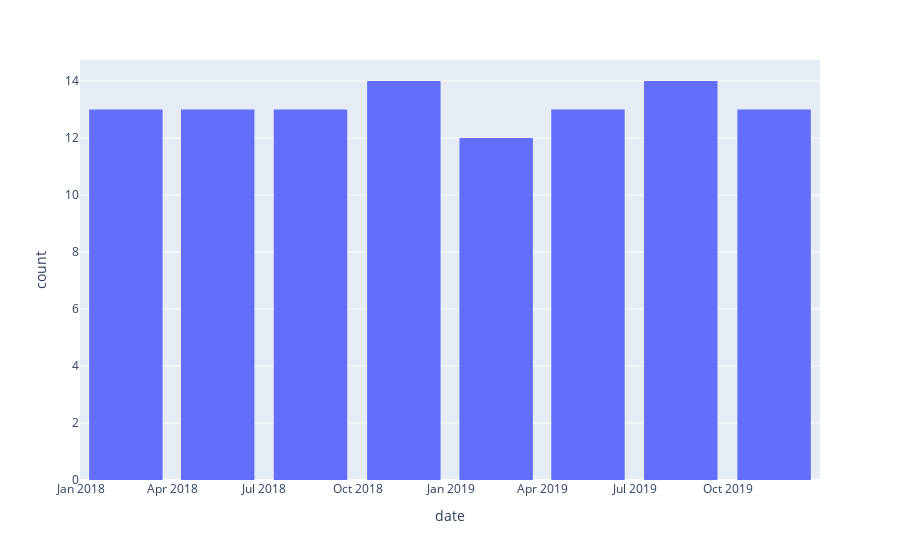

Here is the notebook cell this chart was saved with:
### Code cell
fig = px.histogram(
    data_frame=stocks,
    x="date"
)
# 列间距
fig.update_layout(bargap=0.2)
fig.show()

### Figure 1 — Plotly figure (JSON) as saved in the notebook; plotly's stock layout.template omitted (floating-point values rounded to 4 significant figures)
{"data": [{"alignmentgroup": "True", "bingroup": "x", "hovertemplate": "date=%{x}<br>count=%{y}<extra></extra>", "legendgroup": "", "marker": {"color": "#636efa", "pattern": {"shape": ""}}, "name": "", "offsetgroup": "", "orientation": "v", "showlegend": false, "type": "histogram", "x": ["2018-01-01", "2018-01-08", "2018-01-15", "2018-01-22", "2018-01-29", "2018-02-05", "2018-02-12", "2018-02-19", "2018-02-26", "2018-03-05", "2018-03-12", "2018-03-19", "2018-03-26", "2018-04-02", "2018-04-09", "2018-04-16", "2018-04-23", "2018-04-30", "2018-05-07", "2018-05-14", "2018-05-21", "2018-05-28", "2018-06-04", "2018-06-11", "2018-06-18", "2018-06-25", "2018-07-02", "2018-07-09", "2018-07-16", "2018-07-23", "2018-07-30", "2018-08-06", "2018-08-13", "2018-08-20", "2018-08-27", "2018-09-03", "2018-09-10", "2018-09-17", "2018-09-24", "2018-10-01", "2018-10-08", "2018-10-15", "2018-10-22", "2018-10-29", "2018-11-05", "2018-11-12", "2018-11-19", "2018-11-26", "2018-12-03", "2018-12-10", "2018-12-17", "2018-12-24", "2018-12-31", "2019-01-07", "2019-01-14", "2019-01-21", "2019-01-28", "2019-02-04", "2019-02-11", "2019-02-18", "2019-02-25", "2019-03-04", "2019-03-11", "2019-03-18", "2019-03-25", "2019-04-01", "2019-04-08", "2019-04-15", "2019-04-22", "2019-04-29", "2019-05-06", "2019-05-13", "2019-05-20", "2019-05-27", "2019-06-03", "2019-06-10", "2019-06-17", "2019-06-24", "2019-07-01", "2019-07-08", "2019-07-15", "2019-07-22", "2019-07-29", "2019-08-05", "2019-08-12", "2019-08-19", "2019-08-26", "2019-09-02", "2019-09-09", "2019-09-16", "2019-09-23", "2019-09-30", "2019-10-07", "2019-10-14", "2019-10-21", "2019-10-28", "2019-11-04", "2019-11-11", "2019-11-18", "2019-11-25", "2019-12-02", "2019-12-09", "2019-12-16", "2019-12-23", "2019-12-30"], "xaxis": "x", "yaxis": "y"}], "layout": {"bargap": 0.2, "barmode": "relative", "legend": {"tracegroupgap": 0}, "margin": {"t": 60}, "xaxis": {"anchor": "y", "domain": [0, 1], "title": {"text": "date"}}, "yaxis": {"anchor": "x", "domain": [0, 1], "title": {"text": "count"}}}}
